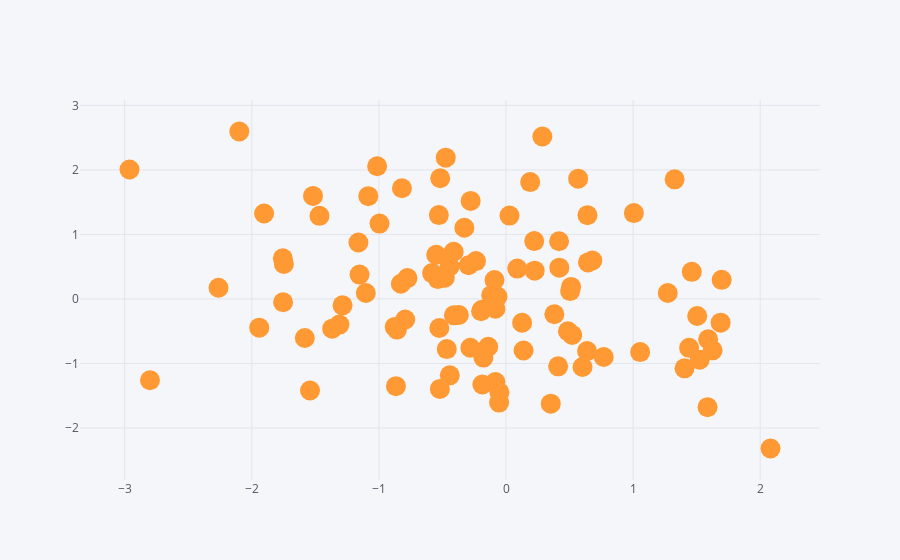

The code cell stored with this chart in its notebook:
### Code cell
df.iplot(kind='scatter', x='A', y='B', size=20, mode='markers')
